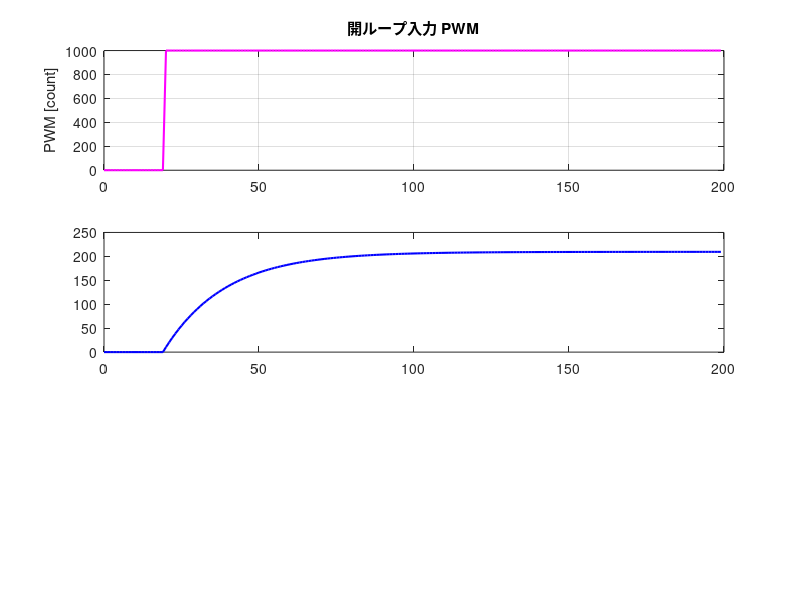

This figure's MATLAB source: (Note: this script raises an error after producing the figure.)
%% task1_plant_model.m (課題1 解答: プラントモデル導出)
%  RDS E2023 車輪制御モータの連続時間・離散時間状態空間モデルの導出
%
%  【課題内容】
%  1. 同定モデルパラメータから連続時間モデルの a_m, b_m を導出する．
%  2. 連続時間状態空間行列 Ac, Bc および出力行列 Cc, Dc を定義する．
%  3. 開ループステップ応答をシミュレーションし，モータの挙動を確認する．

clear; clc; close all;

%% ===== Section 1: 定数パラメータ =====
Ts = 0.001;                 % [s] 制御周期 (1 ms)
ENC_IMP = 2048.0;           % [pulse/rev]
ENC_ROM = 4.0;              % 4逓倍
MOT_PLS_PER_1REV = ENC_IMP * ENC_ROM; % = 8192 [pulse/rev]
WHL_PULSESEC_TO_MOT_ANGVEL = 2.0 * pi / MOT_PLS_PER_1REV; % [rad/pulse]
K_enc = 1.0 / WHL_PULSESEC_TO_MOT_ANGVEL;               % ≈ 1303.797 [pulse/rad]
PWM_MAX = 3198;             % 最大PWM指令値

%% ===== Section 2: プラントモデル導出 =====
% RDS 実機同定モデル (_ff_coeff):
%   a1 = -0.9504,  b0 = 0.01039
% 離散時間差分方程式:
%   v_mot[k] = 0.9504 * v_mot[k-1] + 0.01039 * a_pwm[k]
%
% 状態変数: x = [x_enc; v_mot] (位置 [pulse], 角速度 [rad/s])
% 連続時間モデル: dx/dt = Ac * x + Bc * u,  y = Cc * x + Dc

% 【課題 1-1 解答】連続時間パラメータ a_m, b_m の導出
% e^(a_m * Ts) = 0.9504 より a_m = ln(0.9504) / Ts
% ゲイン K_c = 0.01039 / (1 - 0.9504) = -b_m / a_m より b_m = K_c * (-a_m)
a_m = log(0.9504) / Ts;
b_m = (0.01039 / (1 - 0.9504)) * (-a_m);

% 【課題 1-2 解答】連続時間状態空間行列 Ac, Bc, 出力行列 Cc, Dc
Ac = [0, K_enc;
      0,   a_m];

Bc = [0;
      b_m];

Cc = [1, 0];
Dc = 0;

% ZOH (Zero-Order Hold) による厳密離散化: x[k+1] = Ad*x[k] + Bd*u[k]
Ad = [1,  K_enc * (1 - exp(a_m * Ts)) / (-a_m);
      0,  exp(a_m * Ts)];
Bd = [K_enc * (b_m / (-a_m)) * (Ts - (1 - exp(a_m * Ts)) / (-a_m));
      (b_m / (-a_m)) * (1 - exp(a_m * Ts))];

fprintf('=== 課題1: プラントモデル検証 (模範解答) ===\n');
fprintf('  連続時間 Ac:\n'); disp(Ac);
fprintf('  連続時間 Bc:\n'); disp(Bc);
fprintf('  出力行列 Cc: [%.1f, %.1f], Dc: %d\n\n', Cc(1), Cc(2), Dc);
fprintf('  離散時間 Ad:\n'); disp(Ad);
fprintf('  離散時間 Bd:\n'); disp(Bd);

%% ===== Section 3: 開ループステップ応答による確認シミュレーション =====
t_end = 0.2;               % 0.2秒間
N = round(t_end / Ts);
t = (0:N-1) * Ts;

% ステップPWM入力 (t >= 0.02s で PWM=1000)
u_pwm = zeros(1, N);
u_pwm(t >= 0.02) = 1000;

x = zeros(2, 1);
log_v = zeros(1, N);
log_x = zeros(1, N);

for k = 1:N
    % 状態更新
    x = Ad * x + Bd * u_pwm(k);
    
    % 出力 y = Cc * x + Dc
    y = Cc * x + Dc;
    
    log_v(k) = x(2);
    log_x(k) = y;
end

% 理論上の定常角速度 = K_c * PWM
K_c = b_m / (-a_m);
v_ss_theoretical = K_c * 1000;
fprintf('  PWM=1000 に対する理論定常角速度: %.2f rad/s\n', v_ss_theoretical);
fprintf('  シミュレーション最終角速度:       %.2f rad/s\n', log_v(end));

%% ===== Section 4: プロット =====
figure('Name', '課題1: プラントモデル開ループ応答 (解答)', 'Position', [200, 200, 800, 600]);

subplot(3, 1, 1);
plot(t * 1000, u_pwm, 'm', 'LineWidth', 1.5);
ylabel('PWM [count]'); title('開ループ入力 PWM'); grid on; xlim([0, t_end*1000]);

subplot(3, 1, 2);
plot(t * 1000, log_v, 'b-', 'LineWidth', 1.5); hold on;
yline(v_ss_theoretical, 'r--', sprintf('理論定常値 (%.1f rad/s)', v_ss_theoretical));
ylabel('角速度 [rad/s]'); title('モータ角速度応答 v_{mot}'); legend('応答', '理論定常値', 'Location', 'best'); grid on; xlim([0, t_end*1000]);

subplot(3, 1, 3);
plot(t * 1000, log_x, 'g-', 'LineWidth', 1.5);
ylabel('位置 [pulse]'); xlabel('時間 [ms]'); title('エンコーダ位置 y = x_{enc}'); grid on; xlim([0, t_end*1000]);
